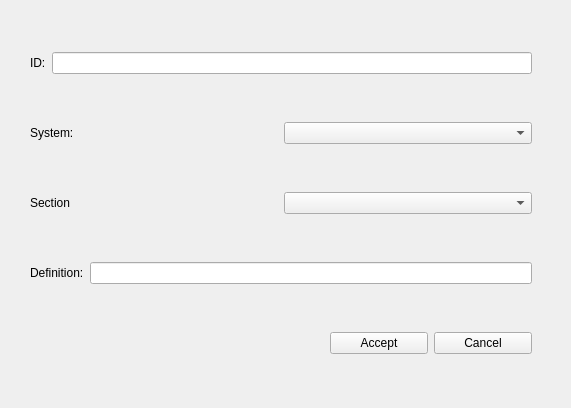
<?xml version="1.0" encoding="UTF-8"?>
<ui version="4.0">
 <class>form_requirement</class>
 <widget class="QWidget" name="form_requirement">
  <property name="geometry">
   <rect>
    <x>0</x>
    <y>0</y>
    <width>571</width>
    <height>408</height>
   </rect>
  </property>
  <property name="windowTitle">
   <string>Form</string>
  </property>
  <layout class="QVBoxLayout" name="verticalLayout">
   <property name="leftMargin">
    <number>30</number>
   </property>
   <property name="topMargin">
    <number>10</number>
   </property>
   <property name="rightMargin">
    <number>39</number>
   </property>
   <item>
    <layout class="QHBoxLayout" name="hlayout_id">
     <item>
      <widget class="QLabel" name="lbl_id">
       <property name="text">
        <string>ID:</string>
       </property>
      </widget>
     </item>
     <item>
      <widget class="QLineEdit" name="le_id"/>
     </item>
    </layout>
   </item>
   <item>
    <layout class="QHBoxLayout" name="hlayout_system">
     <item>
      <widget class="QLabel" name="lbl_system">
       <property name="text">
        <string>System:</string>
       </property>
      </widget>
     </item>
     <item>
      <widget class="QComboBox" name="cb_system"/>
     </item>
    </layout>
   </item>
   <item>
    <layout class="QHBoxLayout" name="hlayout_section">
     <item>
      <widget class="QLabel" name="lbl_section">
       <property name="text">
        <string>Section</string>
       </property>
      </widget>
     </item>
     <item>
      <widget class="QComboBox" name="cb_section"/>
     </item>
    </layout>
   </item>
   <item>
    <layout class="QHBoxLayout" name="hlayout_definition">
     <item>
      <widget class="QLabel" name="lbl_definition">
       <property name="text">
        <string>Definition:</string>
       </property>
      </widget>
     </item>
     <item>
      <widget class="QLineEdit" name="le_definition"/>
     </item>
    </layout>
   </item>
   <item>
    <layout class="QHBoxLayout" name="hlayout_btn_requirement">
     <property name="leftMargin">
      <number>300</number>
     </property>
     <item>
      <widget class="QPushButton" name="btn_accept">
       <property name="text">
        <string>Accept</string>
       </property>
      </widget>
     </item>
     <item>
      <widget class="QPushButton" name="btn_cancel">
       <property name="text">
        <string>Cancel</string>
       </property>
      </widget>
     </item>
    </layout>
   </item>
  </layout>
 </widget>
 <resources/>
 <connections/>
</ui>
